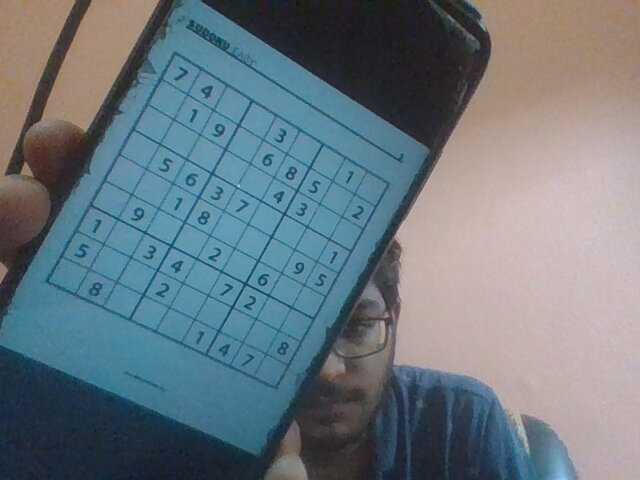
#> input picture test_images/image.jpg, 640 x 480 px
$ python -i extractGrid.py   (imports and definitions only)
#> lines starting #> are read from the running program, lines starting #| are printed output that depends on the picture; after the words box and inside, x2 and y2 are one past the last pixel; in counts of white or black regions, pixels touching at a corner belong together
### helpers.py
from cv2 import cv2
import numpy as np

''' Takes the corners of a contour and returns the square shaped top view i.e. perspective transform '''
def get_top_view(image, corners, make_square=True):

    # get bounding box
    rect = cv2.minAreaRect(corners)
    box = cv2.boxPoints(rect)
    box = np.int0(box)
    # cv2.drawContours(image, [box], 0, (0, 0, 255), 2)

    # rect = (center, shape, angle)
    # dimensions
    height = int(rect[1][1])
    width = int(rect[1][0])
    final = np.float32([[0,0],[width,0],[0,height],[width,height]])

    # perspective transformation matrix
    transformation_matrix = cv2.getPerspectiveTransform(corners, final)
    warped = cv2.warpPerspective(image, transformation_matrix, (width, height))
    side = max(width, height)
    if side < 200:
        return None, None, None

    # make it a square
    try:
        warped = cv2.resize(warped, (side,side), interpolation=cv2.INTER_CUBIC)
        warped = cv2.resize(warped, (450,450), interpolation=cv2.INTER_CUBIC)
    except Exception as e:
        print(e)

    return warped, transformation_matrix, (height,width)


''' Sorts the corners in the order:
    top left, top right, bottom left, bottom right
'''
def sort_corners(corners):
    rect = np.zeros((4, 2), dtype = "float32")

    # Find top left (sum of coordinates is the smallest)
    sum = 10000
    index = 0
    for i in range(4):
        if(corners[i][0]+corners[i][1] < sum):
            sum = corners[i][0]+corners[i][1]
            index = i
    rect[0] = corners[index]
    corners = np.delete(corners, index, 0)

    # Find bottom right (sum of coordinates is the biggest)
    sum = 0
    for i in range(3):
        if(corners[i][0]+corners[i][1] > sum):
            sum = corners[i][0]+corners[i][1]
            index = i
    rect[3] = corners[index]
    corners = np.delete(corners, index, 0)

    # Find top right (Only 2 points left, should be easy
    if(corners[0][0] > corners[1][0]):
        rect[1] = corners[0]
        rect[2] = corners[1]

    else:
        rect[1] = corners[1]
        rect[2] = corners[0]

    return rect

### sudokuSolver.py
## See http://norvig.com/sudoku.html

## Throughout this program we have:
##   r is a row,    e.g. 'A'
##   c is a column, e.g. '3'
##   s is a square, e.g. 'A3'
##   d is a digit,  e.g. '9'
##   u is a unit,   e.g. ['A1','B1','C1','D1','E1','F1','G1','H1','I1']
##   grid is a grid,e.g. 81 non-blank chars, e.g. starting with '.18...7...
##   values is a dict of possible values, e.g. {'A1':'12349', 'A2':'8', ...}

def cross(A, B):
    "Cross product of elements in A and elements in B."
    return [a+b for a in A for b in B]

digits   = '123456789'
rows     = 'ABCDEFGHI'
cols     = digits
squares  = cross(rows, cols)
unitlist = ([cross(rows, c) for c in cols] +
            [cross(r, cols) for r in rows] +
            [cross(rs, cs) for rs in ('ABC','DEF','GHI') for cs in ('123','456','789')])
units = dict((s, [u for u in unitlist if s in u])
                for s in squares)
peers = dict((s, set(sum(units[s],[]))-set([s]))
                for s in squares)

################ Unit Tests ################

# [113 lines left out: functions test, parse_grid, grid_values, assign, eliminate, display and 3 more, not called in this run]

def from_file(filename, sep='\n'):
    "Parse a file into a list of strings, separated by sep."
    return file(filename).read().strip().split(sep)

# [5 lines left out: function shuffled, not called in this run]

################ System test ################

import time, random

# [37 lines left out: functions solve_all, solved, random_puzzle, not called in this run]

grid1  = '003020600900305001001806400008102900700000008006708200002609500800203009005010300'
grid2  = '4.....8.5.3..........7......2.....6.....8.4......1.......6.3.7.5..2.....1.4......'
hard1  = '.....6....59.....82....8....45........3........6..3.54...325..6..................'

## References used:
## http://www.scanraid.com/BasicStrategies.htm
## http://www.sudokudragon.com/sudokustrategy.htm
## http://www.krazydad.com/blog/2005/09/29/an-index-of-sudoku-strategies/
## http://www2.warwick.ac.uk/fac/sci/moac/currentstudents/peter_cock/python/sudoku/

### extractGrid.py
from cv2 import cv2
import numpy as np
import math
import pytesseract as pt
from helpers import sort_corners, get_top_view
from sudokuSolver import solve


def sudoku_main(image):

    ## find sudoku contour
    sudoku_contour = find_sudoku(image)
    if sudoku_contour is None:
        return image

    ## get corners of the contour
    corners = get_corners(sudoku_contour)
    if corners is None:
        return image
    corners = sort_corners(corners)

    ## get top view of the board in square shape
    top_view, transformation_matrix, original_shape = get_top_view(image, corners)
    if top_view is None:
        return image

    ## OCR
    grid = read_grid(top_view)
    if grid is None:
        return image
    print(grid)

    # test sudoku
    test = "740030010019068502000004300056370001001800095090020600103407200500200008080001470"
    if grid == test:
        print("true")

    # solvong the sudoku
    solved = solve(test)

    # write the solution over the top view
    empty_boxes = [[0 for j in range(9)] for i in range(9)]
    k = 0
    for i in range(9):
        for j in range(9):
            if grid[k] == '0':
                empty_boxes[i][j] = 1
            k = k + 1
    written = write_solution(top_view,empty_boxes,solved)

    # covert the top view to original size
    resized = cv2.resize(top_view, (original_shape[1], original_shape[0]), interpolation=cv2.INTER_CUBIC)
    # reverse perspective transform
    warped = cv2.warpPerspective(resized, transformation_matrix,(image.shape[1],image.shape[0]),flags=cv2.WARP_INVERSE_MAP)
    # overlay on the original image
    result = np.where(warped.sum(axis=-1,keepdims=True)!=0, warped, image)

    return result

''' Writes the solution of sudoku over the given square image '''
# [21 lines left out: function write_solution, not called in this run]

''' Reads each character from the grid and return a string representing the sudoku '''
def read_grid(image):

    sudoku = ""
    side = image.shape[0] // 9  # this is a square image - side will be 50
    offset = 0.1*side           # for borders

    for i in range(9):
        for j in range(9):

            # coordinates if corners of a small box
            top = max(int(round(side*i + offset)), 0)
            left = max(int(round(side*j + offset)), 0)
            right = min(int(round(side*(j+1) - offset)), image.shape[0])
            bottom = min(int(round(side*(i+1) - offset)), image.shape[0])

            # finding the contour inside the box
            crop = image[top:bottom,left:right]
            gray = cv2.cvtColor(crop,cv2.COLOR_BGR2GRAY)
            blurred = cv2.GaussianBlur(gray,(7,7),0)
            thresh = cv2.adaptiveThreshold(blurred,255,cv2.ADAPTIVE_THRESH_GAUSSIAN_C,cv2.THRESH_BINARY_INV,11,2)
            contours, _ = cv2.findContours(thresh, cv2.RETR_TREE, cv2.CHAIN_APPROX_SIMPLE)

            # finding the largest valid contour
            max_area = 1
            largest_contour = None
            for cnt in contours:
                area = cv2.contourArea(cnt)
                if area > side*side*0.04 and area > max_area:
                    max_area = area
                    largest_contour = cnt

            # if there is no contour, then the box must be empty
            if largest_contour is None:
                sudoku += "0"
                continue

            # crop out the largest contour i.e. the digit
            rect = cv2.minAreaRect(largest_contour)
            box = cv2.boxPoints(rect)
            box = np.int0(box)

            minx = max(min(box, key=lambda g: g[0])[0] - 3, 0)
            miny = max(min(box, key=lambda g: g[1])[1] - 3, 0)
            maxx = min(max(box, key=lambda g: g[0])[0] + 3, int(side))
            maxy = min(max(box, key=lambda g: g[1])[1] + 3, int(side))

            # gray image of only the number
            number_image = gray[miny:maxy, minx:maxx]
            # OCR
            custom_config = r' --psm 6 -c tessedit_char_whitelist=123456789'
            text = pt.image_to_string(number_image, config=custom_config)

            # if i == 7 and j == 3:
            #     cv2.imshow("cropped",number_image)
            #     print(text)

            try:
                num = int(text)
                sudoku += str(num)
            except:
                # if there is a big contour but its not a digit,
                # this frame is invalid, ignore it
                return None

    return sudoku


''' Finds the sudoku contour '''
def find_sudoku(image):
    # preprocessing
    gray_sudoku = cv2.cvtColor(image,cv2.COLOR_BGR2GRAY)
    blurred_sudoku = cv2.GaussianBlur(gray_sudoku,(7,7),0)
    thresh = cv2.adaptiveThreshold(blurred_sudoku,255,cv2.ADAPTIVE_THRESH_GAUSSIAN_C,cv2.THRESH_BINARY_INV,11,2)

    # find contours
    contours,_ = cv2.findContours(thresh,cv2.RETR_EXTERNAL,cv2.CHAIN_APPROX_SIMPLE)

    # get the sudoku contour
    sudoku_area = 0
    sudoku_contour = contours[0]
    for cnt in contours:
        area = cv2.contourArea(cnt)
        x, y, w, h = cv2.boundingRect(cnt)
        if (0.7 < float(w) / h < 1.3     # aspect ratio
                and area > 150 * 150     # minimal area
                and area > sudoku_area   # biggest area on screen
                and area > .5 * w * h):  # fills bounding rect
            sudoku_area = area
            sudoku_contour = cnt

    perimeter = cv2.arcLength(sudoku_contour,True)
    # define the accuracy here
    epsilon = 0.05*perimeter
    approx = cv2.approxPolyDP(sudoku_contour,epsilon,True)

    # if it is not a sudoku board, just return the frame without doing anything
    if len(approx) != 4:
        return None

    return sudoku_contour


''' finds the corners of the contour
    uses convex hull
'''
def get_corners(contour, max_iter=200):

    corners = None
    accuracy = 1

    while max_iter > 0 and accuracy >= 0:
        max_iter = max_iter - 1
        epsilon = accuracy * cv2.arcLength(contour, True)
        poly_approx = cv2.approxPolyDP(contour, epsilon, True)

        hull = cv2.convexHull(poly_approx)
        # we found 4 corners, return these
        if len(hull) == 4:
            corners = hull
            break
        else:
            # if there are more corners, decrease accuracy
            if len(hull) > 4:
                accuracy += .01
            # else, increase accuracy
            else:
                accuracy -= .01

    if corners is None:
        return None

    return corners.reshape(4,2)

>>> import cv2
>>> picture = cv2.imread('test_images/image.jpg')
#> picture is the input picture: shape (480, 640, 3); mean B, G, R 127.8, 119.5, 106.4
>>> result = sudoku_main(picture)
#> in find_sudoku, `gray_sudoku = cv2.cvtColor(image,cv2.COLOR_BGR2GRAY)`:
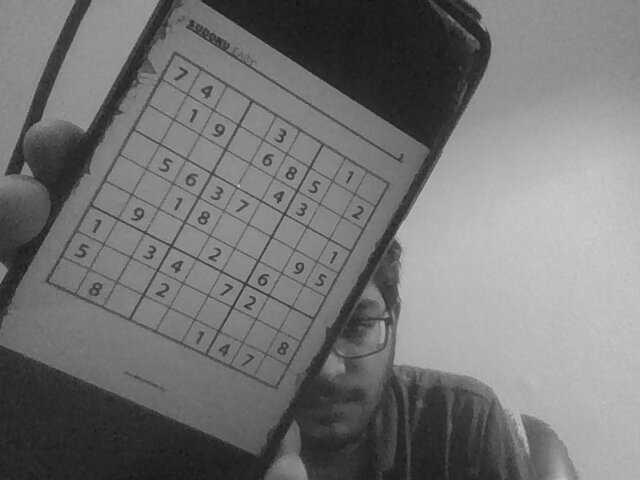
#> gray_sudoku: shape (480, 640); min 18, max 208, mean 116.5
#> in find_sudoku, `thresh = cv2.adaptiveThreshold(blurred_sudoku,255,cv2.ADAPTIVE_THRESH_..`:
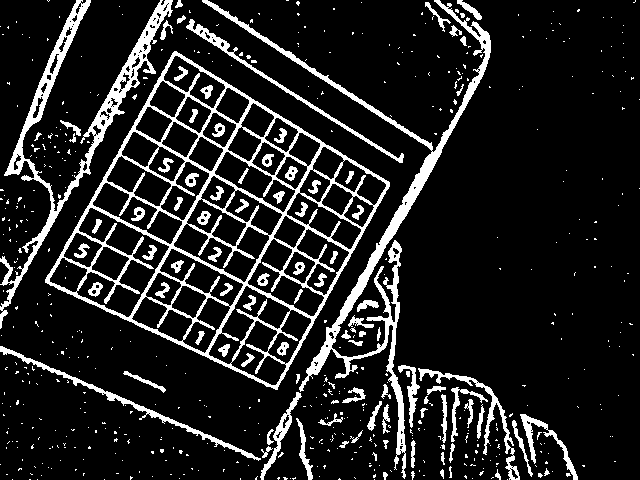
#> thresh: shape (480, 640); 13.4% white; 586 white regions (488 under 20 px)
#> in find_sudoku, `contours,_ = cv2.findContours(thresh,cv2.RETR_EXTERNAL,cv2.CHAIN_APPRO..`: contours = 546 contours, 504 with area under 20; largest, box (x1, y1, x2, y2) and area: (45, 51, 390, 390) 63488, (202, 0, 491, 479) 6126, (0, 0, 173, 329) 5710, (0, 346, 261, 461) 996, (186, 19, 404, 163) 963
#> in find_sudoku, `sudoku_contour = contours[0]`: sudoku_contour = [[507, 479]]
#> the loop in find_sudoku, `for cnt in contours:` made 546 passes
#> (area, x, y, w, h, sudoku_area) on pass 477: (63488.5, 45, 51, 345, 339, 63488.5)
#> after the loop in find_sudoku, `for cnt in contours:`: sudoku_area = 63488.5; sudoku_contour = contour of 668 points, box (x1, y1, x2, y2) (45, 51, 390, 390), area 63488
#> in find_sudoku, `perimeter = cv2.arcLength(sudoku_contour,True)`: perimeter = 1083.4
#> in find_sudoku, `epsilon = 0.05*perimeter`: epsilon = 54.17
#> in find_sudoku, `approx = cv2.approxPolyDP(sudoku_contour,epsilon,True)`: approx = [[174, 51], [45, 282], [277, 389], [389, 182]]
#> the loop in get_corners, `while max_iter > 0 and accuracy >= 0:` made 86 passes
#> (epsilon, corners) on pass 86: (162.5, [[389, 182], [277, 389], [45, 282], [174, 51]])
#> after the loop in get_corners, `while max_iter > 0 and accuracy >= 0:`: accuracy = 0.15; max_iter = 114
#> in sudoku_main, `corners = get_corners(sudoku_contour)`: corners = [[389, 182], [277, 389], [45, 282], [174, 51]]
#> the loop in sort_corners, `for i in range(4):` made 4 passes
#> sum on passes 1, 3, 4: 571, 327, 225
#> after the loop in sort_corners, `for i in range(4):`: index = 3; sum = 225
#> in sort_corners, `corners = np.delete(corners, index, 0)`: corners = [[389, 182], [277, 389], [45, 282]]
#> the loop in sort_corners, `for i in range(3):` made 3 passes
#> sum on passes 1 to 2: 571, 666
#> after the loop in sort_corners, `for i in range(3):`: index = 1; sum = 666
#> in sort_corners, `corners = np.delete(corners, index, 0)`: corners = [[389, 182], [45, 282]]
#> in sudoku_main, `corners = sort_corners(corners)`: corners = [[174, 51], [389, 182], [45, 282], [277, 389]]
#> in get_top_view, `rect = cv2.minAreaRect(corners)`: rect = ((220.7, 228.6), (264.6, 254.7), -60.82)
#> in get_top_view, `box = cv2.boxPoints(rect)`: box = [[267.4, 406.2], [45, 282], [174, 51], [396.4, 175.2]]
#> in get_top_view, `box = np.int0(box)`: box = [[267, 406], [45, 282], [174, 51], [396, 175]]
#> in get_top_view, `height = int(rect[1][1])`: height = 254
#> in get_top_view, `width = int(rect[1][0])`: width = 264
#> in get_top_view, `final = np.float32([[0,0],[width,0],[0,height],[width,height]])`: final = [[0, 0], [264, 0], [0, 254], [264, 254]]
#> in get_top_view, `transformation_matrix = cv2.getPerspectiveTransform(corners, final)`: transformation_matrix = [[0.756, 0.422, -153], [-0.47, 0.771, 42.4], [-0.000378, -0.000155, 1]]
#> in get_top_view, `warped = cv2.warpPerspective(image, transformation_matrix, (width, hei..`:
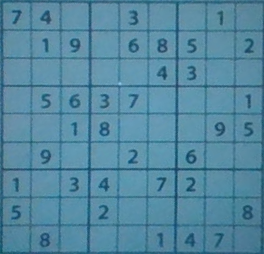
#> warped: shape (254, 264, 3); mean B, G, R 159.9, 135.7, 83.9
#> in get_top_view, `side = max(width, height)`: side = 264
#> in sudoku_main, `top_view, transformation_matrix, original_shape = get_top_view(image, ..`: original_shape = (254, 264)
#> after the loop in read_grid, `for i in range(9):`:
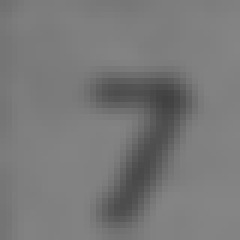
#> blurred: shape (40, 40) (shown 6 times larger); min 65, max 133, mean 120.6
#> after the loop in read_grid, `for i in range(9):`:
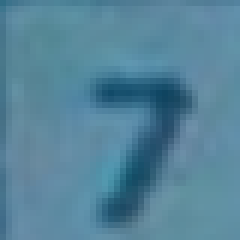
#> crop: shape (40, 40, 3) (shown 6 times larger); mean B, G, R 154.1, 131.8, 85.1
#> after the loop in read_grid, `for i in range(9):`:
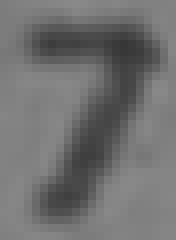
#> number_image: shape (30, 22) (shown 8 times larger); min 55, max 137, mean 112.2
#> after the loop in read_grid, `for i in range(9):`:
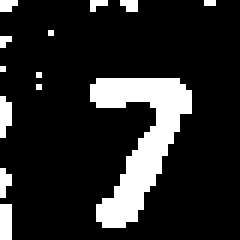
#> thresh: shape (40, 40) (shown 6 times larger); 15.2% white; 13 white regions (12 under 20 px), largest, box (x1, y1, x2, y2) and area: (15, 13, 32, 38) 191
#> after the loop in read_grid, `for i in range(9):`: sudoku = ''
#> (the run stopped early here; a loop or call above may not have finished)

$ run again, on test_images/sudoku-np1.jpg
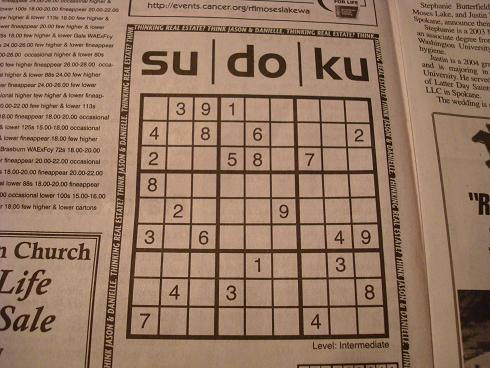
#> input picture test_images/sudoku-np1.jpg, 490 x 368 px
#> picture is the input picture: shape (368, 490, 3); mean B, G, R 99.6, 120.7, 150.8
#> in find_sudoku, `thresh = cv2.adaptiveThreshold(blurred_sudoku,255,cv2.ADAPTIVE_THRESH_..`:
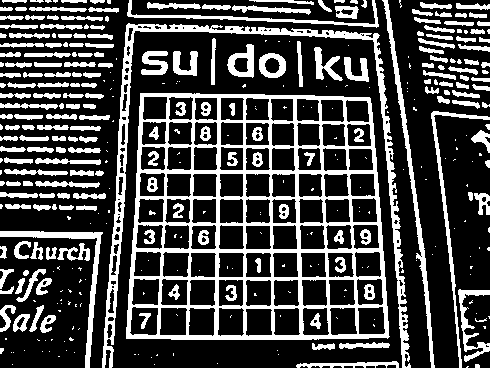
#> thresh: shape (368, 490); 27.6% white; 378 white regions (178 under 20 px)
#> contours = 301 contours, 146 with area under 20; largest, box (x1, y1, x2, y2) and area: (126, 93, 390, 340) 60079, (102, 23, 411, 368) 5696, (382, 0, 435, 368) 1282, (0, 231, 103, 368) 1060, (431, 111, 490, 368) 758
#> in find_sudoku, `sudoku_contour = contours[0]`: sudoku_contour = [[467, 366], [466, 367], [467, 367], [468, 366]]
#> the loop in find_sudoku, `for cnt in contours:` made 301 passes
#> (area, x, y, w, h, sudoku_area) on pass 161: (60079, 126, 93, 264, 247, 60079)
#> after the loop in find_sudoku, `for cnt in contours:`: sudoku_area = 60079; sudoku_contour = contour of 98 points, box (x1, y1, x2, y2) (126, 93, 390, 340), area 60079
#> perimeter = 997.5
#> in find_sudoku, `epsilon = 0.05*perimeter`: epsilon = 49.88
#> approx = [[140, 93], [126, 338], [389, 336], [369, 97]]
#> the loop in get_corners, `while max_iter > 0 and accuracy >= 0:` made 86 passes
#> (epsilon, corners) on pass 86: (149.6, [[369, 97], [389, 336], [126, 338], [140, 93]])
#> after the loop in get_corners, `while max_iter > 0 and accuracy >= 0:`: accuracy = 0.15; max_iter = 114
#> in sudoku_main, `corners = get_corners(sudoku_contour)`: corners = [[369, 97], [389, 336], [126, 338], [140, 93]]
#> the loop in sort_corners, `for i in range(4):` made 4 passes
#> sum on passes 1, 3, 4: 466, 464, 233
#> after the loop in sort_corners, `for i in range(4):`: index = 3; sum = 233
#> in sort_corners, `corners = np.delete(corners, index, 0)`: corners = [[369, 97], [389, 336], [126, 338]]
#> the loop in sort_corners, `for i in range(3):` made 3 passes
#> sum on passes 1 to 2: 466, 725
#> after the loop in sort_corners, `for i in range(3):`: index = 1; sum = 725
#> in sort_corners, `corners = np.delete(corners, index, 0)`: corners = [[369, 97], [126, 338]]
#> in sudoku_main, `corners = sort_corners(corners)`: corners = [[140, 93], [369, 97], [126, 338], [389, 336]]
#> rect = ((256.6, 214.6), (263, 244.9), -0.436)
#> in get_top_view, `box = cv2.boxPoints(rect)`: box = [[126, 338], [124.1, 93.12], [387.1, 91.12], [389, 336]]
#> in get_top_view, `box = np.int0(box)`: box = [[126, 338], [124, 93], [387, 91], [389, 336]]
#> height = 244
#> width = 263
#> final = [[0, 0], [263, 0], [0, 244], [263, 244]]
#> in get_top_view, `transformation_matrix = cv2.getPerspectiveTransform(corners, final)`: transformation_matrix = [[1.17, 0.0668, -169.7], [-0.0209, 1.19, -108.1], [-0.000118, 0.000635, 1]]
#> in get_top_view, `side = max(width, height)`: side = 263
#> in sudoku_main, `top_view, transformation_matrix, original_shape = get_top_view(image, ..`: original_shape = (244, 263)
#> after the loop in read_grid, `for i in range(9):`:
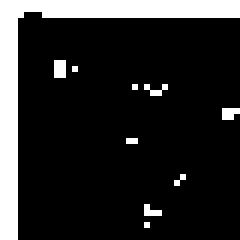
#> thresh: shape (40, 40) (shown 6 times larger); 15.9% white; 10 white regions (9 under 20 px), largest, box (x1, y1, x2, y2) and area: (0, 0, 40, 40) 228
#> after the loop in read_grid, `for i in range(9):`: sudoku = ''
